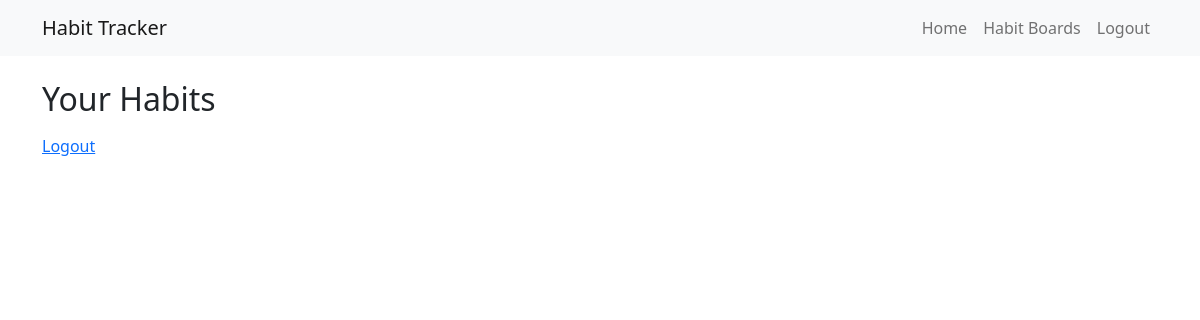
Page / (signed in) on the earlier database version.
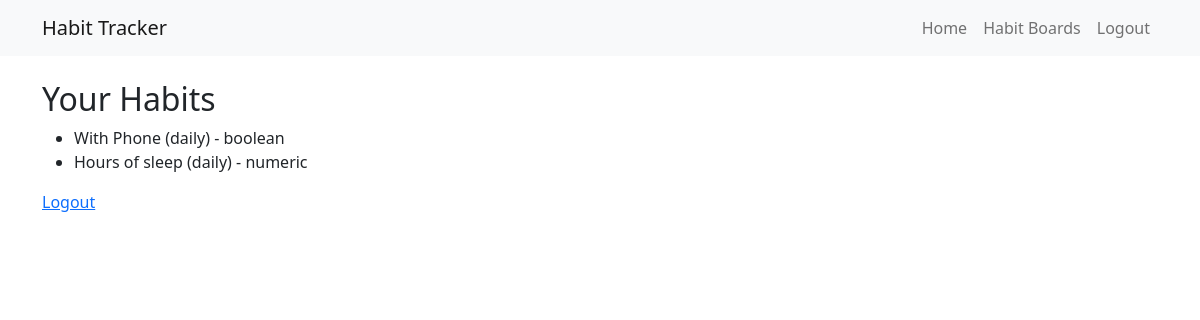
Same page on the later database version.
### tables this page shows
CREATE TABLE habits (
    id INTEGER PRIMARY KEY AUTOINCREMENT,
    user_id INTEGER NOT NULL,
    board_id INTEGER NOT NULL,
    name TEXT NOT NULL,
    description TEXT,
    frequency TEXT NOT NULL,
    variable_type TEXT NOT NULL,
    created TIMESTAMP NOT NULL DEFAULT CURRENT_TIMESTAMP,
    FOREIGN KEY (user_id) REFERENCES users (id),
    FOREIGN KEY (board_id) REFERENCES habit_boards (id)
);

### app.py (the view)
@app.route('/')
@login_required
def index():
    conn = get_db_connection()
    habits = conn.execute('SELECT * FROM habits WHERE user_id = ?', (session['user_id'],)).fetchall()
    conn.close()
    return render_template('index.html', habits=habits)

### app.py (called while the page is built)
def get_db_connection():
    conn = sqlite3.connect('habits.db')
    conn.row_factory = sqlite3.Row
    return conn

def login_required(f):
    @wraps(f)
    def decorated_function(*args, **kwargs):
        if 'user_id' not in session:
            return redirect(url_for('login'))
        return f(*args, **kwargs)
    return decorated_function

### templates/index.html
{% extends "base.html" %}
{% block content %}
<h2>Your Habits</h2>
<ul>
{% for habit in habits %}
    <li>{{ habit['name'] }} ({{ habit['frequency'] }}) - {{ habit['variable_type'] }}</li>
{% endfor %}
</ul>
<a href="{{ url_for('logout') }}">Logout</a>
{% endblock %}

### templates/base.html (shortened to what this page needs)
<!DOCTYPE html>
<html lang="en">
<head>
    <link href="https://cdn.jsdelivr.net/npm/bootstrap@5.1.3/dist/css/bootstrap.min.css" rel="stylesheet">
</head>
<body>
    <nav class="navbar navbar-expand-lg navbar-light bg-light">
        <div class="container">
            <a class="navbar-brand" href="{{ url_for('index') }}">Habit Tracker</a>
            <ul class="navbar-nav">
                {% if 'user_id' in session %}
                    <li class="nav-item"><a class="nav-link" href="{{ url_for('index') }}">Home</a></li>
                    <li class="nav-item"><a class="nav-link" href="{{ url_for('boards') }}">Habit Boards</a></li>
                    <li class="nav-item"><a class="nav-link" href="{{ url_for('logout') }}">Logout</a></li>
                {% else %}
                    <li class="nav-item"><a class="nav-link" href="{{ url_for('login') }}">Login</a></li>
                    <li class="nav-item"><a class="nav-link" href="{{ url_for('register') }}">Register</a></li>
                {% endif %}
            </ul>
        </div>
    </nav>
    <div class="container mt-4">
        {% block content %}{% endblock %}
    </div>
</body>
</html>

Differences in the rows shown:
added habits: name "With Phone", frequency "daily", variable_type "boolean"
added habits: name "Hours of sleep", frequency "daily", variable_type "numeric"
